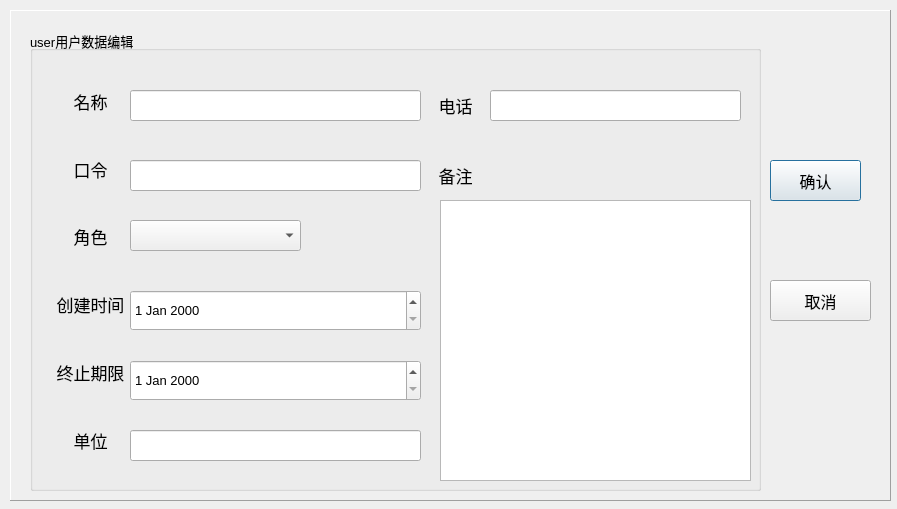
<?xml version="1.0" encoding="UTF-8"?>
<ui version="4.0">
 <class>TDialogUserData</class>
 <widget class="QDialog" name="TDialogUserData">
  <property name="geometry">
   <rect>
    <x>0</x>
    <y>0</y>
    <width>897</width>
    <height>509</height>
   </rect>
  </property>
  <property name="windowTitle">
   <string>Dialog</string>
  </property>
  <widget class="QFrame" name="frame">
   <property name="geometry">
    <rect>
     <x>10</x>
     <y>10</y>
     <width>881</width>
     <height>491</height>
    </rect>
   </property>
   <property name="frameShape">
    <enum>QFrame::Panel</enum>
   </property>
   <property name="frameShadow">
    <enum>QFrame::Raised</enum>
   </property>
   <widget class="QGroupBox" name="groupBox">
    <property name="geometry">
     <rect>
      <x>20</x>
      <y>20</y>
      <width>731</width>
      <height>461</height>
     </rect>
    </property>
    <property name="font">
     <font>
      <pointsize>10</pointsize>
     </font>
    </property>
    <property name="title">
     <string>user用户数据编辑</string>
    </property>
    <widget class="QLabel" name="label_7">
     <property name="geometry">
      <rect>
       <x>390</x>
       <y>60</y>
       <width>71</width>
       <height>31</height>
      </rect>
     </property>
     <property name="font">
      <font>
       <pointsize>13</pointsize>
       <bold>false</bold>
      </font>
     </property>
     <property name="text">
      <string>电话</string>
     </property>
     <property name="alignment">
      <set>Qt::AlignCenter</set>
     </property>
    </widget>
    <widget class="QLabel" name="label_8">
     <property name="geometry">
      <rect>
       <x>390</x>
       <y>130</y>
       <width>71</width>
       <height>31</height>
      </rect>
     </property>
     <property name="font">
      <font>
       <pointsize>13</pointsize>
       <bold>false</bold>
      </font>
     </property>
     <property name="text">
      <string>备注</string>
     </property>
     <property name="alignment">
      <set>Qt::AlignCenter</set>
     </property>
    </widget>
    <widget class="QLineEdit" name="lineEdit_name">
     <property name="geometry">
      <rect>
       <x>100</x>
       <y>60</y>
       <width>291</width>
       <height>31</height>
      </rect>
     </property>
    </widget>
    <widget class="QLineEdit" name="lineEdit_pwd">
     <property name="geometry">
      <rect>
       <x>100</x>
       <y>130</y>
       <width>291</width>
       <height>31</height>
      </rect>
     </property>
    </widget>
    <widget class="QDateEdit" name="dateEdit_create">
     <property name="geometry">
      <rect>
       <x>100</x>
       <y>260</y>
       <width>291</width>
       <height>41</height>
      </rect>
     </property>
    </widget>
    <widget class="QDateEdit" name="dateEdit_expire">
     <property name="geometry">
      <rect>
       <x>100</x>
       <y>330</y>
       <width>291</width>
       <height>41</height>
      </rect>
     </property>
    </widget>
    <widget class="QLineEdit" name="lineEdit_company">
     <property name="geometry">
      <rect>
       <x>100</x>
       <y>400</y>
       <width>291</width>
       <height>31</height>
      </rect>
     </property>
    </widget>
    <widget class="QComboBox" name="comboBox_role">
     <property name="geometry">
      <rect>
       <x>100</x>
       <y>190</y>
       <width>171</width>
       <height>31</height>
      </rect>
     </property>
    </widget>
    <widget class="QPlainTextEdit" name="plainTextEdit">
     <property name="geometry">
      <rect>
       <x>410</x>
       <y>170</y>
       <width>311</width>
       <height>281</height>
      </rect>
     </property>
    </widget>
    <widget class="QLineEdit" name="lineEdit_tel">
     <property name="geometry">
      <rect>
       <x>460</x>
       <y>60</y>
       <width>251</width>
       <height>31</height>
      </rect>
     </property>
    </widget>
    <widget class="QWidget" name="">
     <property name="geometry">
      <rect>
       <x>20</x>
       <y>40</y>
       <width>81</width>
       <height>401</height>
      </rect>
     </property>
     <layout class="QVBoxLayout" name="verticalLayout">
      <item>
       <widget class="QLabel" name="label">
        <property name="font">
         <font>
          <pointsize>13</pointsize>
          <bold>false</bold>
         </font>
        </property>
        <property name="text">
         <string>名称</string>
        </property>
        <property name="alignment">
         <set>Qt::AlignCenter</set>
        </property>
       </widget>
      </item>
      <item>
       <widget class="QLabel" name="label_4">
        <property name="font">
         <font>
          <pointsize>13</pointsize>
          <bold>false</bold>
         </font>
        </property>
        <property name="text">
         <string>口令</string>
        </property>
        <property name="alignment">
         <set>Qt::AlignCenter</set>
        </property>
       </widget>
      </item>
      <item>
       <widget class="QLabel" name="label_5">
        <property name="font">
         <font>
          <pointsize>13</pointsize>
          <bold>false</bold>
         </font>
        </property>
        <property name="text">
         <string>角色</string>
        </property>
        <property name="alignment">
         <set>Qt::AlignCenter</set>
        </property>
       </widget>
      </item>
      <item>
       <widget class="QLabel" name="label_6">
        <property name="font">
         <font>
          <pointsize>13</pointsize>
          <bold>false</bold>
         </font>
        </property>
        <property name="text">
         <string>创建时间</string>
        </property>
        <property name="alignment">
         <set>Qt::AlignCenter</set>
        </property>
       </widget>
      </item>
      <item>
       <widget class="QLabel" name="label_3">
        <property name="font">
         <font>
          <pointsize>13</pointsize>
          <bold>false</bold>
         </font>
        </property>
        <property name="text">
         <string>终止期限</string>
        </property>
        <property name="alignment">
         <set>Qt::AlignCenter</set>
        </property>
       </widget>
      </item>
      <item>
       <widget class="QLabel" name="label_2">
        <property name="font">
         <font>
          <pointsize>13</pointsize>
          <bold>false</bold>
         </font>
        </property>
        <property name="text">
         <string>单位</string>
        </property>
        <property name="alignment">
         <set>Qt::AlignCenter</set>
        </property>
       </widget>
      </item>
     </layout>
    </widget>
   </widget>
   <widget class="QPushButton" name="pushButton">
    <property name="geometry">
     <rect>
      <x>760</x>
      <y>150</y>
      <width>91</width>
      <height>41</height>
     </rect>
    </property>
    <property name="font">
     <font>
      <pointsize>12</pointsize>
     </font>
    </property>
    <property name="text">
     <string>确认</string>
    </property>
   </widget>
   <widget class="QPushButton" name="pushButton_2">
    <property name="geometry">
     <rect>
      <x>760</x>
      <y>270</y>
      <width>101</width>
      <height>41</height>
     </rect>
    </property>
    <property name="font">
     <font>
      <pointsize>12</pointsize>
     </font>
    </property>
    <property name="text">
     <string>取消</string>
    </property>
   </widget>
  </widget>
 </widget>
 <resources/>
 <connections>
  <connection>
   <sender>pushButton</sender>
   <signal>clicked()</signal>
   <receiver>TDialogUserData</receiver>
   <slot>accept()</slot>
   <hints>
    <hint type="sourcelabel">
     <x>815</x>
     <y>180</y>
    </hint>
    <hint type="destinationlabel">
     <x>448</x>
     <y>254</y>
    </hint>
   </hints>
  </connection>
  <connection>
   <sender>pushButton_2</sender>
   <signal>clicked()</signal>
   <receiver>TDialogUserData</receiver>
   <slot>reject()</slot>
   <hints>
    <hint type="sourcelabel">
     <x>820</x>
     <y>300</y>
    </hint>
    <hint type="destinationlabel">
     <x>448</x>
     <y>254</y>
    </hint>
   </hints>
  </connection>
 </connections>
</ui>
